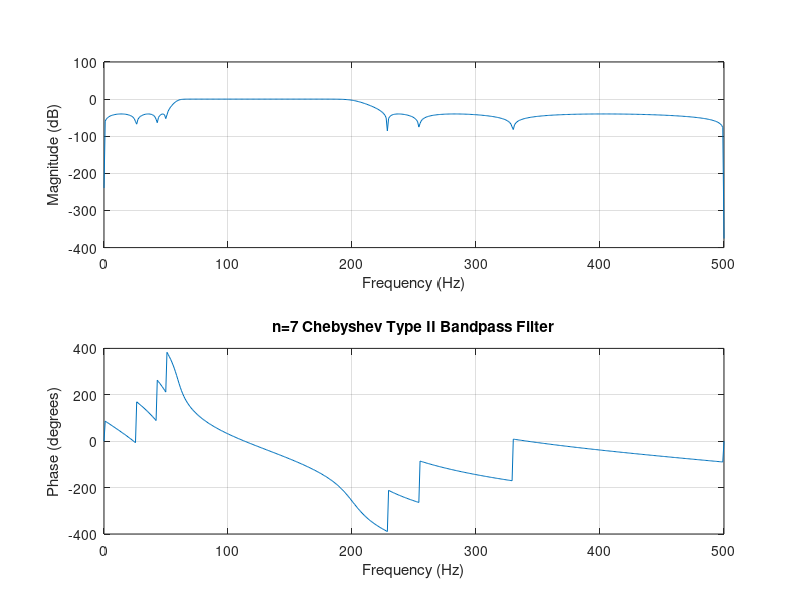

The MATLAB source for this figure:
Wp = [60 200]/500; Ws = [50 250]/500;
Rp = 3; Rs = 40;
[n,Ws] = cheb2ord(Wp,Ws,Rp,Rs)
[b,a] = cheby2(n,Rs,Ws);
freqz(b,a,512,1000)
title('n=7 Chebyshev Type II Bandpass Filter')
